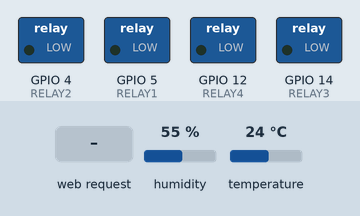
Simulated run of this sketch. Board: ESP8266 (NodeMCU). On the bench: switched loads named in the sketch (green lamp = pin HIGH). Inputs (shaded band) come from the test bench; at power-on: humidity 55 %, temperature 24 °C. WiFi joins after 1.5 s; servers stay silent unless stated; what the sketch prints to the serial monitor is not drawn.

Above: at 2.7 s.
2.8 s: HTTP request GET /r1/on received
At 3.8 s:
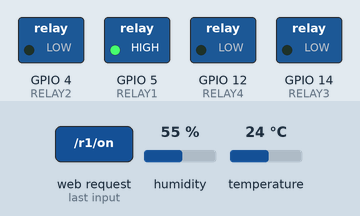
4.3 s: HTTP request GET /r2/on received
At 4.8 s:
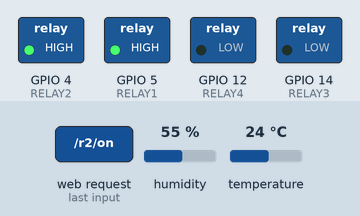
5.8 s: HTTP request GET /r1/off received
At 6.1 s:
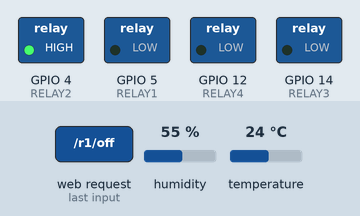
7.3 s: HTTP request GET /r3/on received
At 8.3 s:
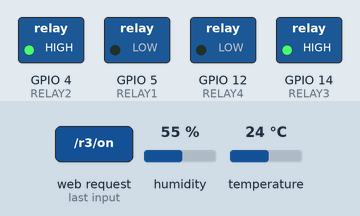
8.8 s: HTTP request GET /r2/off received
At 9.6 s:
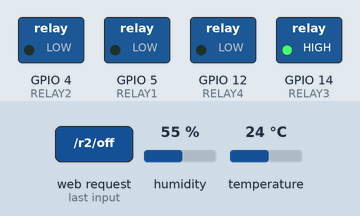
10.3 s: HTTP request GET /r4/on received
At 11.7 s:
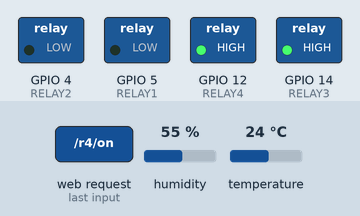
Timing chart, 0 to 12.8 s (numbered marks = the images above; inputs shaded):
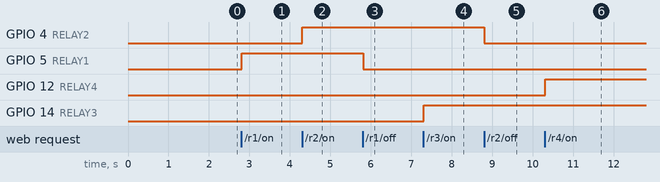

Measured:
- after the input at 2.8 s, GPIO 5 (RELAY1): LOW → HIGH at once
- after the input at 4.3 s, GPIO 4 (RELAY2): LOW → HIGH at once
- after the input at 5.8 s, GPIO 5 (RELAY1): HIGH → LOW at once
- after the input at 7.3 s, GPIO 14 (RELAY3): LOW → HIGH at once
- after the input at 8.8 s, GPIO 4 (RELAY2): HIGH → LOW at once
- after the input at 10.3 s, GPIO 12 (RELAY4): LOW → HIGH at once

The sketch:

LocalHost.ino
```cpp
/*********************************************************
 * ESP8266 / ESP32 - Local WebServer 4 Relay + DHT22
 * NPN Transistor Relay (ACTIVE HIGH)
 * Fully Cross-Platform Compatible
 *********************************************************/

#if defined(ESP8266)
  #include <ESP8266WiFi.h>
#elif defined(ESP32)
  #include <WiFi.h>
#else
  #error "Unsupported board"
#endif

#include <DHT.h>

/******************** WIFI CONFIG ********************/
const char* ssid     = "NAMA_WIFI_ANDA";
const char* password = "PASSWORD_WIFI";

/******************** WEB SERVER *********************/
WiFiServer server(80);
String header;

/******************** PIN CONFIG *********************/
// Konfigurasi Pin Relay
#if defined(ESP8266)
const uint8_t RELAY1 = 5;   // D1
const uint8_t RELAY2 = 4;   // D2
const uint8_t RELAY3 = 14;  // D5
const uint8_t RELAY4 = 12;  // D6
#elif defined(ESP32)
const uint8_t RELAY1 = 16;
const uint8_t RELAY2 = 5;
const uint8_t RELAY3 = 4;
const uint8_t RELAY4 = 18;
#endif

// Konfigurasi Pin DHT22
#define DHTPIN 2
#define DHTTYPE DHT22
DHT dht(DHTPIN, DHTTYPE);

/******************** STATE & TIMEOUT ****************/
String relay1State = "OFF";
String relay2State = "OFF";
String relay3State = "OFF";
String relay4State = "OFF"; // State untuk relay ke-4

unsigned long previousTime = 0;
const unsigned long timeoutTime = 2000;

/******************** HTML + CSS *********************/
const char html_page[] PROGMEM = R"rawliteral(
<!DOCTYPE html>
<html>
<head>
<meta name="viewport" content="width=device-width, initial-scale=1">
<title>ESP Control Panel</title>
<link rel="stylesheet" href="https://use.fontawesome.com/releases/v5.15.4/css/all.css">
<style>
html{font-family:Arial;text-align:center;background:#f1f1f1}
body{margin:0;padding-bottom:60px}
.topnav{background:#049faa;color:#fff;padding:15px}
.card-grid{max-width:800px;margin:20px auto;display:grid;grid-gap:20px;
grid-template-columns:repeat(auto-fit,minmax(200px,1fr))}
.card{background:#fff;padding:20px;border-radius:10px;
box-shadow:0 4px 8px rgba(0,0,0,.2)}
.sensor-card{background:#e8f4f8; border-left: 5px solid #049faa;}
button{border:none;padding:10px 20px;font-size:16px;color:#fff;
border-radius:5px;cursor:pointer}
.on{background:#034078}
.off{background:#858585}
.state{margin-top:10px;font-weight:bold;color:#1282A2}
.sensor-value{font-size: 28px; font-weight: bold; color:#034078; margin: 10px 0;}
.footer{position:fixed;bottom:0;width:100%;background:#049faa;
color:#fff;padding:10px;font-size:14px}
</style>
</head>
<body>
<div class="topnav">
<h2>ESP Web Control <i class="fas fa-microchip"></i></h2>
</div>

<div class="card-grid">
  <div class="card sensor-card">
    <h3><i class="fas fa-thermometer-half"></i> Temperature</h3>
    <p class="sensor-value">%TEMP% &deg;C</p>
  </div>

  <div class="card sensor-card">
    <h3><i class="fas fa-tint"></i> Humidity</h3>
    <p class="sensor-value">%HUM% &percnt;</p>
  </div>

  <div class="card">
    <h3><i class="fas fa-lightbulb"></i> Relay 1</h3>
    <a href="/r1/on"><button class="on">ON</button></a>
    <a href="/r1/off"><button class="off">OFF</button></a>
    <p class="state">State: %R1%</p>
  </div>

  <div class="card">
    <h3><i class="fas fa-fan"></i> Relay 2</h3>
    <a href="/r2/on"><button class="on">ON</button></a>
    <a href="/r2/off"><button class="off">OFF</button></a>
    <p class="state">State: %R2%</p>
  </div>

  <div class="card">
    <h3><i class="fas fa-plug"></i> Relay 3</h3>
    <a href="/r3/on"><button class="on">ON</button></a>
    <a href="/r3/off"><button class="off">OFF</button></a>
    <p class="state">State: %R3%</p>
  </div>

  <div class="card">
    <h3><i class="fas fa-power-off"></i> Relay 4</h3>
    <a href="/r4/on"><button class="on">ON</button></a>
    <a href="/r4/off"><button class="off">OFF</button></a>
    <p class="state">State: %R4%</p>
  </div>
</div>

<div class="footer">
&copy; Willy Riyadi 2025 - ESP8266 / ESP32
</div>
</body>
</html>
)rawliteral";

/******************** SETUP *********************/
void setup() {
  Serial.begin(115200);
  header.reserve(1024);

  pinMode(RELAY1, OUTPUT);
  pinMode(RELAY2, OUTPUT);
  pinMode(RELAY3, OUTPUT);
  pinMode(RELAY4, OUTPUT); // Inisialisasi pin Relay 4

  digitalWrite(RELAY1, LOW);
  digitalWrite(RELAY2, LOW);
  digitalWrite(RELAY3, LOW);
  digitalWrite(RELAY4, LOW); // Default LOW untuk Relay 4

  dht.begin();

  WiFi.begin(ssid, password);
  Serial.print("Connecting WiFi");

  while (WiFi.status() != WL_CONNECTED) {
    delay(500);
    Serial.print(".");
  }

  Serial.println("\nConnected!");
  Serial.println(WiFi.localIP());

  server.begin();
}

/******************** LOOP *********************/
void loop() {
  WiFiClient client = server.available();
  if (!client) return;

  previousTime = millis();
  String currentLine = "";

  while (client.connected() && millis() - previousTime < timeoutTime) {
    if (client.available()) {
      char c = client.read();
      header += c;

      if (c == '\n') {
        if (currentLine.length() == 0) {

          // Cek request endpoint relay
          if (header.indexOf("GET /r1/on") >= 0) {
            digitalWrite(RELAY1, HIGH); relay1State = "ON";
          } else if (header.indexOf("GET /r1/off") >= 0) {
            digitalWrite(RELAY1, LOW); relay1State = "OFF";
          } else if (header.indexOf("GET /r2/on") >= 0) {
            digitalWrite(RELAY2, HIGH); relay2State = "ON";
          } else if (header.indexOf("GET /r2/off") >= 0) {
            digitalWrite(RELAY2, LOW); relay2State = "OFF";
          } else if (header.indexOf("GET /r3/on") >= 0) {
            digitalWrite(RELAY3, HIGH); relay3State = "ON";
          } else if (header.indexOf("GET /r3/off") >= 0) {
            digitalWrite(RELAY3, LOW); relay3State = "OFF";
          } else if (header.indexOf("GET /r4/on") >= 0) {
            digitalWrite(RELAY4, HIGH); relay4State = "ON";
          } else if (header.indexOf("GET /r4/off") >= 0) {
            digitalWrite(RELAY4, LOW); relay4State = "OFF";
          }

          // Baca data dari DHT22
          float t = dht.readTemperature();
          float h = dht.readHumidity();

          // Validasi pembacaan, jika gagal tampilkan "--"
          String tempString = isnan(t) ? "--" : String(t, 1);
          String humString  = isnan(h) ? "--" : String(h, 1);

          // Render HTML dan Replace variabel
          String page = FPSTR(html_page);
          page.replace("%R1%", relay1State);
          page.replace("%R2%", relay2State);
          page.replace("%R3%", relay3State);
          page.replace("%R4%", relay4State); // Replace variabel Relay 4 di HTML
          page.replace("%TEMP%", tempString);
          page.replace("%HUM%", humString);

          // Kirim HTTP Response
          client.println("HTTP/1.1 200 OK");
          client.println("Content-type:text/html");
          client.println("Connection: close");
          client.println();
          client.print(page);
          client.println();
          break;
        } else {
          currentLine = "";
        }
      } else if (c != '\r') {
        currentLine += c;
      }
    }
    yield();
  }
  header = "";
  client.stop();
}
```
